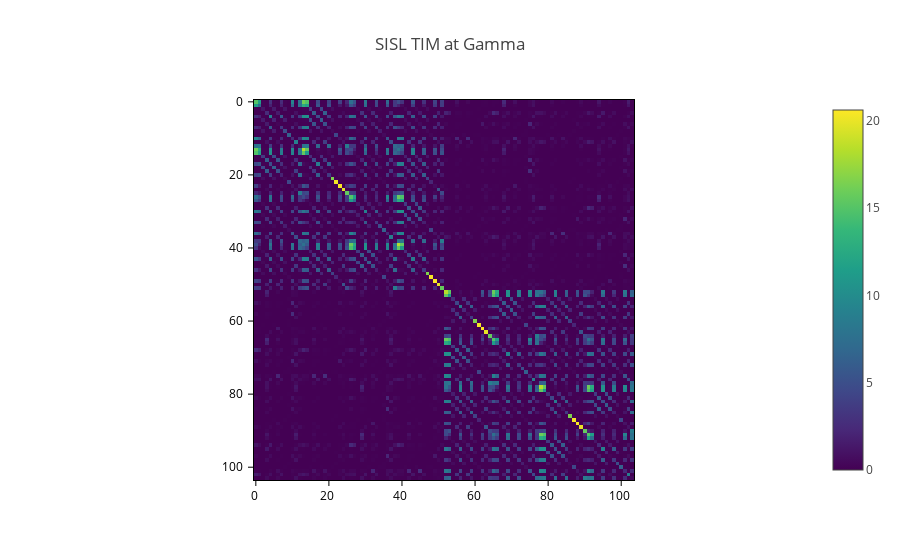
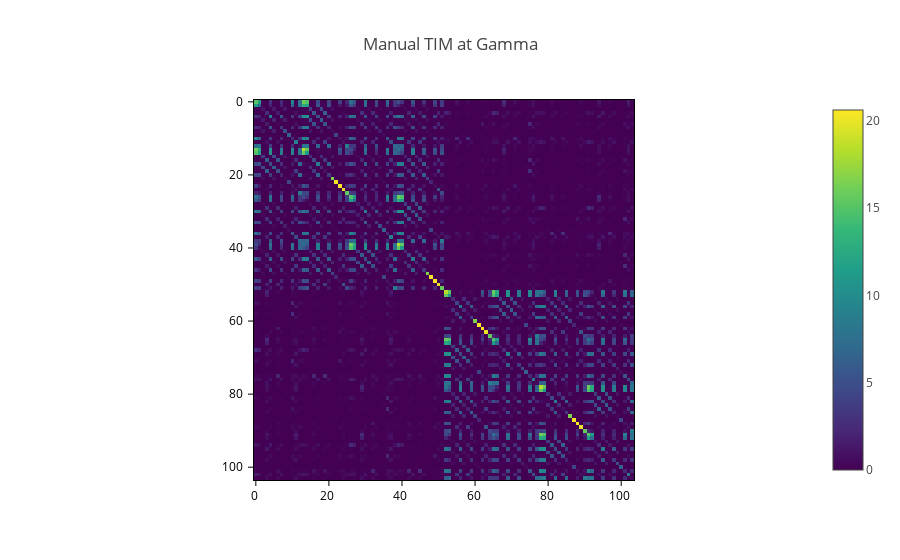

Here is the notebook cell these charts were saved with, in order:
### Markdown cell above
# Test TIM reconstruction in sparse format

### Code cell
k_point = np.array([3,0,5])
# atol=None
# rtol=None

tim_sisl = H_uc.Hk(reduced_coord(k_point, cell), gauge='cell').toarray()
# tim_manual = reconstruct_tim(H_uc.tocsr().todense(), k_point, cell, isc_list, isc_idx_list)
tim_manual, _ = ReconstructH(k_point, H_coo, S_coo, orb_i, orb_j, isc, cell)

tim_sisl_plot = np.abs(tim_sisl)
tim_manual_plot = np.abs(tim_manual)

are_close = np.allclose(tim_sisl, tim_manual)

print(are_close)
px.imshow(tim_sisl_plot, title="SISL TIM at Gamma").show()
px.imshow(tim_manual_plot, title="Manual TIM at Gamma").show()

### Figure 1 — Plotly figure (JSON) as saved in the notebook; plotly's stock layout.template omitted (floating-point values rounded to 4 significant figures; data arrays with more than 128 entries replaced by an {"elided": "..."} marker saying what was removed)
{"data": [{"coloraxis": "coloraxis", "hovertemplate": "x: %{x}<br>y: %{y}<br>color: %{z}<extra></extra>", "name": "0", "type": "heatmap", "xaxis": "x", "yaxis": "y", "z": {"elided": "104x104 float values"}}], "layout": {"coloraxis": {"colorscale": [[0, "#440154"], [0.1111, "#482878"], [0.2222, "#3e4989"], [0.3333, "#31688e"], [0.4444, "#26828e"], [0.5556, "#1f9e89"], [0.6667, "#35b779"], [0.7778, "#6ece58"], [0.8889, "#b5de2b"], [1, "#fde725"]]}, "title": {"text": "SISL TIM at Gamma"}, "xaxis": {"anchor": "y", "constrain": "domain", "domain": [0, 1], "scaleanchor": "y"}, "yaxis": {"anchor": "x", "autorange": "reversed", "constrain": "domain", "domain": [0, 1]}}}

### Figure 2 — Plotly figure (JSON) as saved in the notebook; plotly's stock layout.template omitted (floating-point values rounded to 4 significant figures; data arrays with more than 128 entries replaced by an {"elided": "..."} marker saying what was removed)
{"data": [{"coloraxis": "coloraxis", "hovertemplate": "x: %{x}<br>y: %{y}<br>color: %{z}<extra></extra>", "name": "0", "type": "heatmap", "xaxis": "x", "yaxis": "y", "z": {"elided": "104x104 float values"}}], "layout": {"coloraxis": {"colorscale": [[0, "#440154"], [0.1111, "#482878"], [0.2222, "#3e4989"], [0.3333, "#31688e"], [0.4444, "#26828e"], [0.5556, "#1f9e89"], [0.6667, "#35b779"], [0.7778, "#6ece58"], [0.8889, "#b5de2b"], [1, "#fde725"]]}, "title": {"text": "Manual TIM at Gamma"}, "xaxis": {"anchor": "y", "constrain": "domain", "domain": [0, 1], "scaleanchor": "y"}, "yaxis": {"anchor": "x", "autorange": "reversed", "constrain": "domain", "domain": [0, 1]}}}
